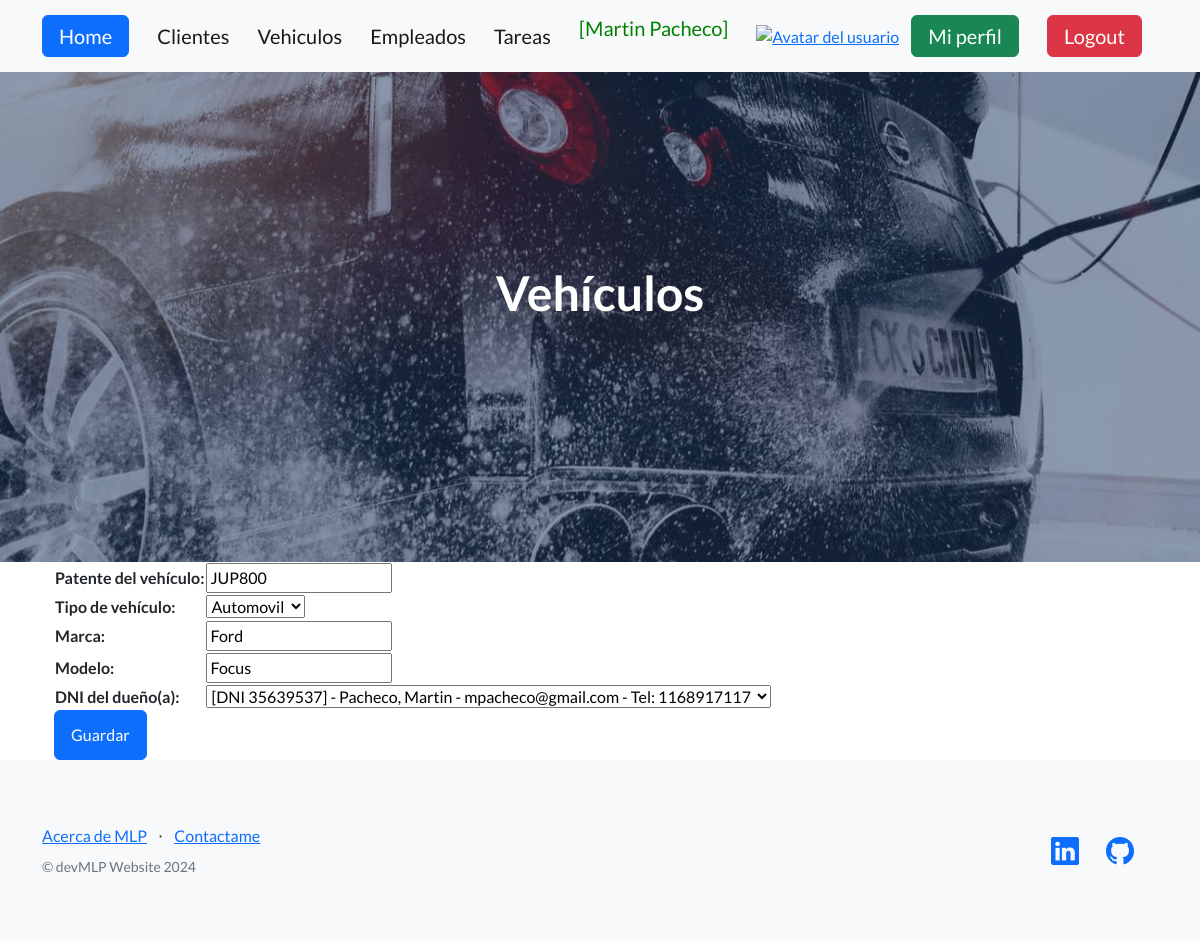
Screenshot of /update/vehicle/1/ (signed in) with the database file from the repository.
### myapp/models.py (models this page shows, shortened)
class Vehicle(models.Model):
    AUTOMOVIL = "Automóvil"
    MOTO = "Moto"
    CAMIONETA = "Camioneta"
    SUV = "SUV"
    CAMION = "Camión"
    OTRO = "Otro"
    VEHICLE_TYPE_CHOICES = [
        (AUTOMOVIL, "Automovil"),
        (MOTO, "Moto"),
        (CAMIONETA, "Camioneta"),
        (SUV, "SUV"),
        (CAMION, "Camión"),
        (OTRO, "Otro"),
    ]
    plate_ID = models.CharField(max_length=7, unique=True)  # ABC123 / AB123CD
    vehicle_type = models.CharField(
        max_length=15, choices=VEHICLE_TYPE_CHOICES, default=AUTOMOVIL
    )
    brand = models.CharField(max_length=50)
    brand_model = models.CharField(max_length=50)
    owner_DNI = models.ForeignKey(
        Client,
        to_field="DNI",
        null=False,
        on_delete=models.CASCADE,
        related_name="vehicles",
    )
    class Meta:
        ordering = ["brand", "brand_model"]

### myapp/views.py (the view)
class UpdateVehicle(LoginRequiredMixin, UpdateView):
    model = Vehicle
    form_class = UpdateVehicleForm
    success_url = reverse_lazy("vehicles")

### myapp/forms.py
class UpdateVehicleForm(forms.ModelForm):
    def __init__(self, *args, **kwargs):
        super().__init__(*args, **kwargs)
        self.fields["plate_ID"].widget.attrs["readonly"] = True
    class Meta:
        model = Vehicle
        fields = [
            "plate_ID",
            "vehicle_type",
            "brand",
            "brand_model",
            "owner_DNI",
        ]
        labels = {
            "plate_ID": "Patente del vehículo",
            "vehicle_type": "Tipo de vehículo",
            "brand": "Marca",
            "brand_model": "Modelo",
            "owner_DNI": "DNI del dueño(a)",
        }

### myapp/models.py (called while the page is built)
    def __str__(self):
        return f"[DNI {self.DNI}] - {self.last_name}, {self.name} - {self.email} - Tel: {self.tel}"

### myapp/templates/myapp/vehicle_form.html (shortened to what this page needs)
{% extends 'myapp/vehicle_list.html' %}
{% block content %}
  <form action="" method="POST">
    <table>{{ form.as_table }}</table>
    <input class="btn btn-primary" type="submit" value="Guardar" />
  </form>
{% endblock %}

### myapp/templates/myapp/index.html (shortened to what this page needs)
<!DOCTYPE html>
<html lang="es">
  <head>
    {% load static %}
    <link href="https://cdn.jsdelivr.net/npm/bootstrap-icons@1.5.0/font/bootstrap-icons.css" rel="stylesheet" type="text/css" />
    <link href="{% static 'css/styles.css' %}" rel="stylesheet" />
    <link rel="stylesheet" href="https://cdnjs.cloudflare.com/ajax/libs/font-awesome/6.4.0/css/all.min.css" />
  </head>
  <body>
    <nav class="navbar navbar-light bg-light static-top">
      <div class="container">
        <a class="navbar-brand btn btn-primary text-white" href="{% url 'home' %}">Home</a>
        {% if user.is_authenticated %}
          <a class="navbar-brand" href="{% url 'clients' %}">Clientes</a>
          <a class="navbar-brand" href="{% url 'vehicles' %}">Vehiculos</a>
          <a class="navbar-brand" href="{% url 'employees' %}">Empleados</a>
          <a class="navbar-brand" href="{% url 'tasks' %}">Tareas</a>
          <div class="navbar-brand d-flex">
            <p class="text-center" style="color:green">[{{ user.first_name }} {{ user.last_name }}]</p>
          </div>
          <div class="text-center">
            <a href="{% url 'add-avatar' %}"><img src="{{ request.session.avatar }}" height="40px" width="40px" alt="Avatar del usuario" /></a>
          </div>
          <a class="navbar-brand btn btn-success text-white" href="{% url 'profile' %}">Mi perfil</a>
          <form action="{% url 'logout' %}" method="post">
            <button class="btn btn-danger navbar-brand text-white" type="submit">Logout</button>
          </form>
        {% else %}
          <a class="navbar-brand btn btn-primary text-white" href="{% url 'login' %}">Login</a>
          <a class="navbar-brand btn btn-success text-white" href="{% url 'register' %}">Registrarse</a>
        {% endif %}
      </div>
    </nav>
    <header class="masthead">
      <div class="container position-relative">
        <div class="row justify-content-center">
          <div class="col-xl-6">
            <div class="text-center text-white">
              {% block title %}{% endblock %}
            </div>
          </div>
        </div>
      </div>
    </header>
    <div class="container px-4">
      {% block content %}
      {% endblock %}
    </div>
    <footer class="footer bg-light">
      <div class="container">
        <div class="row">
          <div class="col-lg-6 h-100 text-center text-lg-start my-auto">
            <ul class="list-inline mb-2">
              <li class="list-inline-item">
                <a href="{% url 'about-me' %}">Acerca de MLP</a>
              </li>
              <li class="list-inline-item">⋅</li>
              <li class="list-inline-item">
                <a href="#!">Contactame</a>
              </li>
            </ul>
            <p class="text-muted small mb-4 mb-lg-0">&copy; devMLP Website 2024</p>
          </div>
          <div class="col-lg-6 h-100 text-center text-lg-end my-auto">
            <ul class="list-inline mb-0">
              <li class="list-inline-item me-4">
                <a href="https://www.linkedin.com/in/martinlpacheco" target="_blank"><i class="bi-linkedin fs-3"></i></a>
              </li>
              <li class="list-inline-item me-4">
                <a href="https://www.github.com/martinlpc" target="_blank"><i class="bi-github fs-3"></i></a>
              </li>
            </ul>
          </div>
        </div>
      </div>
    </footer>
  </body>
</html>

### rows the page displays
Vehicle: plate_ID "JUP800", vehicle_type "Automovil", brand "Ford", brand_model "Focus", owner_DNI "[DNI 35639537] - Pacheco, Martin - mpacheco@gmail.com - Tel: 1168917117"

### other values shown
{{ user.first_name }} "Martin"
{{ user.last_name }} "Pacheco"
